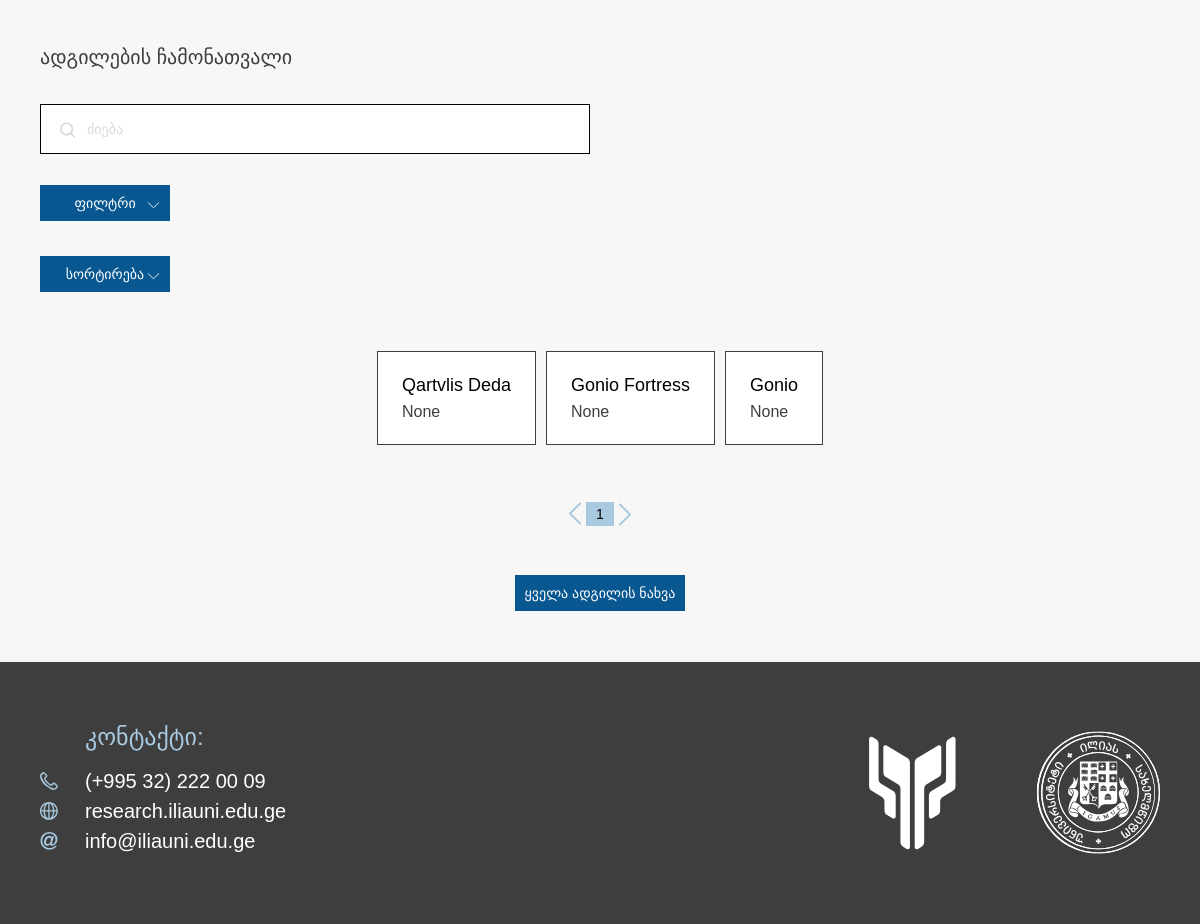
Before: / (lower part) with the older database file.
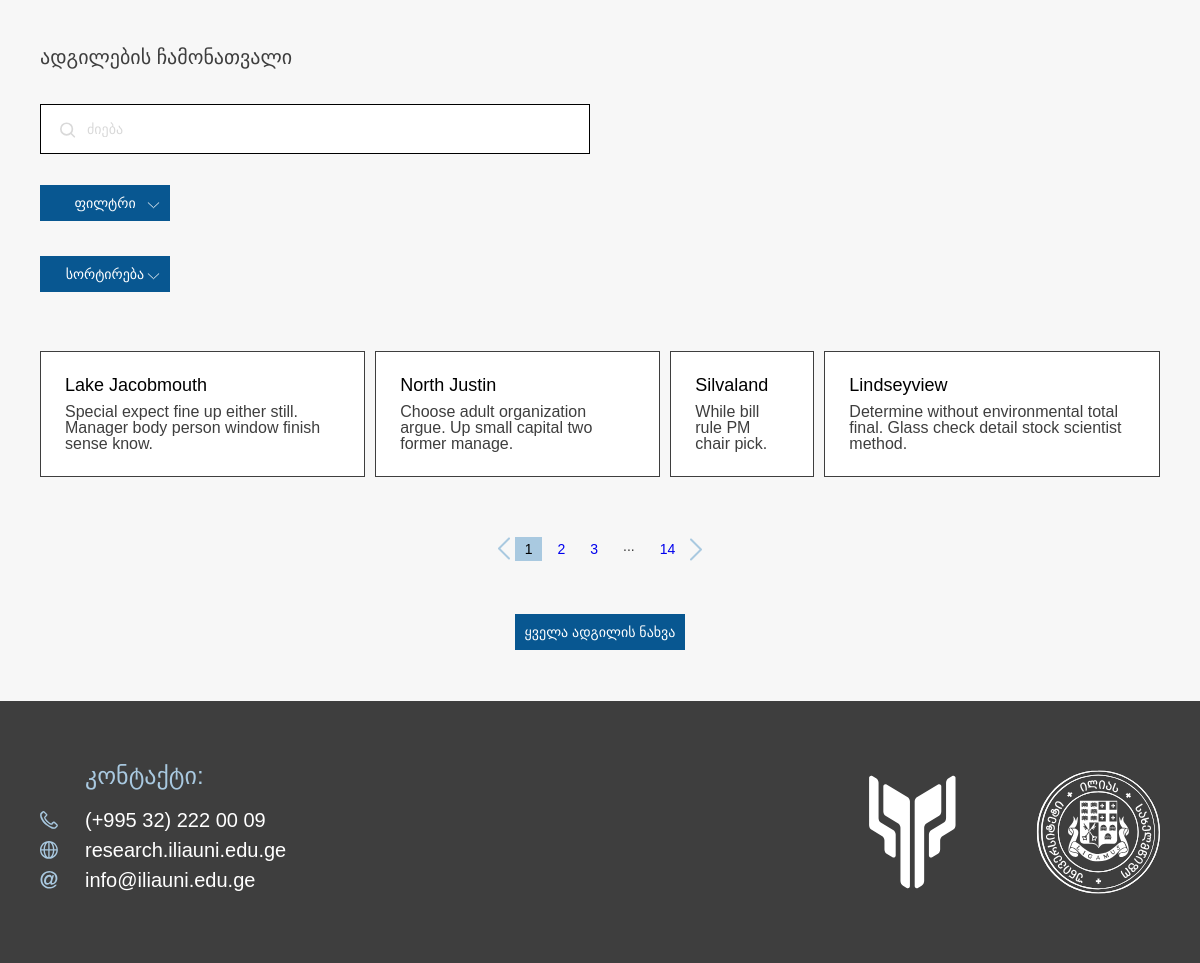
After: the same page with the newer database file.
### src/models/location.py (models this page shows, shortened)
class Location(BaseModel, db.Model):
    __tablename__ = 'locations'
    id = db.Column(db.Integer, primary_key=True)
    name = db.Column(db.String, nullable=False)
    period = db.Column(db.String)
    description = db.Column(db.String)
    latitude = db.Column(db.Float)
    longitude = db.Column(db.Float)
    types = db.relationship("Type", secondary="location_types", backref="locations")
    relations = db.relationship("LocationRelation", back_populates="location")
    bibliographies = db.relationship("Bibliography", secondary="location_bibliographies", backref="locations")
    links = db.relationship("Link", back_populates="location")

### src/views/main/routes.py (the view)
@main_blueprint.route('/')
def index():
    page = request.args.get('page', 1, type=int)
    per_page = 4
    pagination = Location.query.order_by(Location.id.desc()).paginate(page=page, per_page=per_page, error_out=False)
    return render_template('index.html', locations=pagination.items, pagination=pagination)

### src/templates/main/index.html (shortened to what this page needs)
{% extends "layout/base.html" %}
{% block content %}
{% import 'macros.html' as macros %}
<main>
    <section class="list-of-places">
      <form action="#" class="places-list-form">
        <label for="search">ადგილების ჩამონათვალი</label>
        <input type="text" id="search" placeholder="ძიება" />
        <img src="{{ url_for('static', filename='assets/search-icon.svg') }}" alt="search icon" />
      </form>
      <div class="filter-wrapper">
        <div class="filterBtn-container dropdown-btn">
          <button>ფილტრი</button>
          <img src="{{ url_for('static', filename='assets/down-arrow.svg') }}" alt="button arrow" />
        </div>
      </div>
      <div class="sort-wrapper">
        <div class="sortBtn-container dropdown-btn">
          <button>სორტირება</button>
          <img src="{{ url_for('static', filename='assets/down-arrow.svg') }}" alt="button arrow" />
        </div>
      </div>
      <div class="slider-wrapper">
 <div class="cards">
    {% for location in locations %}
        <a href="{{ url_for('pages.place_detail', location_id=location.id) }}" class="card">
            <div>
                <h4>{{ location.name }}</h4>
                <p>{{ location.description }}</p>
            </div>
        </a>
    {% endfor %}
</div>
<div class="pages">
    <a id="leftArrow" href="{{ url_for('main.index', page=pagination.prev_num) }}" {% if not pagination.has_prev %}class="disabled"{% endif %}>
        <img src="{{ url_for('static', filename='assets/slider-arrow.svg') }}" alt="left arrow">
    </a>
    <div class="numbers">
        {% for page_num in pagination.iter_pages(left_edge=1, left_current=2, right_current=2, right_edge=1) %}
            {% if page_num %}
                {% if page_num == pagination.page %}
                    <span class="current">{{ page_num }}</span>
                {% else %}
                    <span><a href="{{ url_for('main.index', page=page_num) }}">{{ page_num }}</a></span>
                {% endif %}
            {% else %}
                <span class="spot">...</span>
            {% endif %}
        {% endfor %}
    </div>
    <a id="rightArrow" href="{{ url_for('main.index', page=pagination.next_num) }}" {% if not pagination.has_next %}class="disabled"{% endif %}>
        <img src="{{ url_for('static', filename='assets/slider-arrow.svg') }}" alt="right arrow">
    </a>
</div>
        <a href="{{ url_for('pages.locations') }}">
          <button>ყველა ადგილის ნახვა</button>
        </a>
      </div>
    </section>
  </main>
{% endblock %}
{% block footer %}
{% include "layout/footer.html" %}
{% endblock %}

### src/templates/layout/base.html (shortened to what this page needs)
<!DOCTYPE html>
<html lang="en">
  <head>
    <link rel="stylesheet" href="{{ url_for('static', filename='css/global.css') }}" />
  </head>
  <body>
    <main>
      {% block content %}
      {% endblock %}
    </main>
    {% block footer %}{% endblock %}
  </body>
</html>

### src/templates/layout/footer.html
<footer>
    <div class="footer-container">
      <div class="contact-container">
        <h4>კონტაქტი:</h4>
        <div>
          <img src="{{ url_for('static', filename='assets/phone-icon.svg') }}" alt="phone icon" />
          <a href="tel:+995322220009">(+995 32) 222 00 09</a>
        </div>
        <div>
          <img src="{{ url_for('static', filename='assets/web-icon.svg') }}" alt="web icon" />
          <a href="https://research.iliauni.edu.ge/ka"
            >research.iliauni.edu.ge</a
          >
        </div>
        <div>
          <img src="{{ url_for('static', filename='assets/email-symbol-icon.svg') }}"
          alt="email icon" />
          <a href="mailto:info@iliauni.edu.ge">info@iliauni.edu.ge</a>
        </div>
      </div>
      <div class="logo-container">
        <img
          class="unilab-logo"
          src="{{ url_for('static', filename='assets/unilab-logo.svg') }}"
          alt="unilab logo"
        />
        <img
          class="iliauni-logo"
          src="{{ url_for('static', filename='assets/iliauni-logo.svg') }}"
          alt="iliauni logo"
        />
      </div>
    </div>
  </footer>

Changed rows visible on the page:
no longer on this page (row unchanged): Location: name "Qartvlis Deda", description "None"
no longer on this page (row unchanged): Location: name "Gonio Fortress", description "None"
no longer on this page (row unchanged): Location: name "Gonio", description "None"
added Location: name "Lake Jacobmouth", description "Special expect fine up either still. Manager body person window finish sense know."
added Location: name "North Justin", description "Choose adult organization argue. Up small capital two former manage."
added Location: name "Silvaland", description "While bill rule PM chair pick."
added Location: name "Lindseyview", description "Determine without environmental total final. Glass check detail stock scientist method."
Other visible differences:
new list line: "2"
new list line: "3"
new list line: "14"
